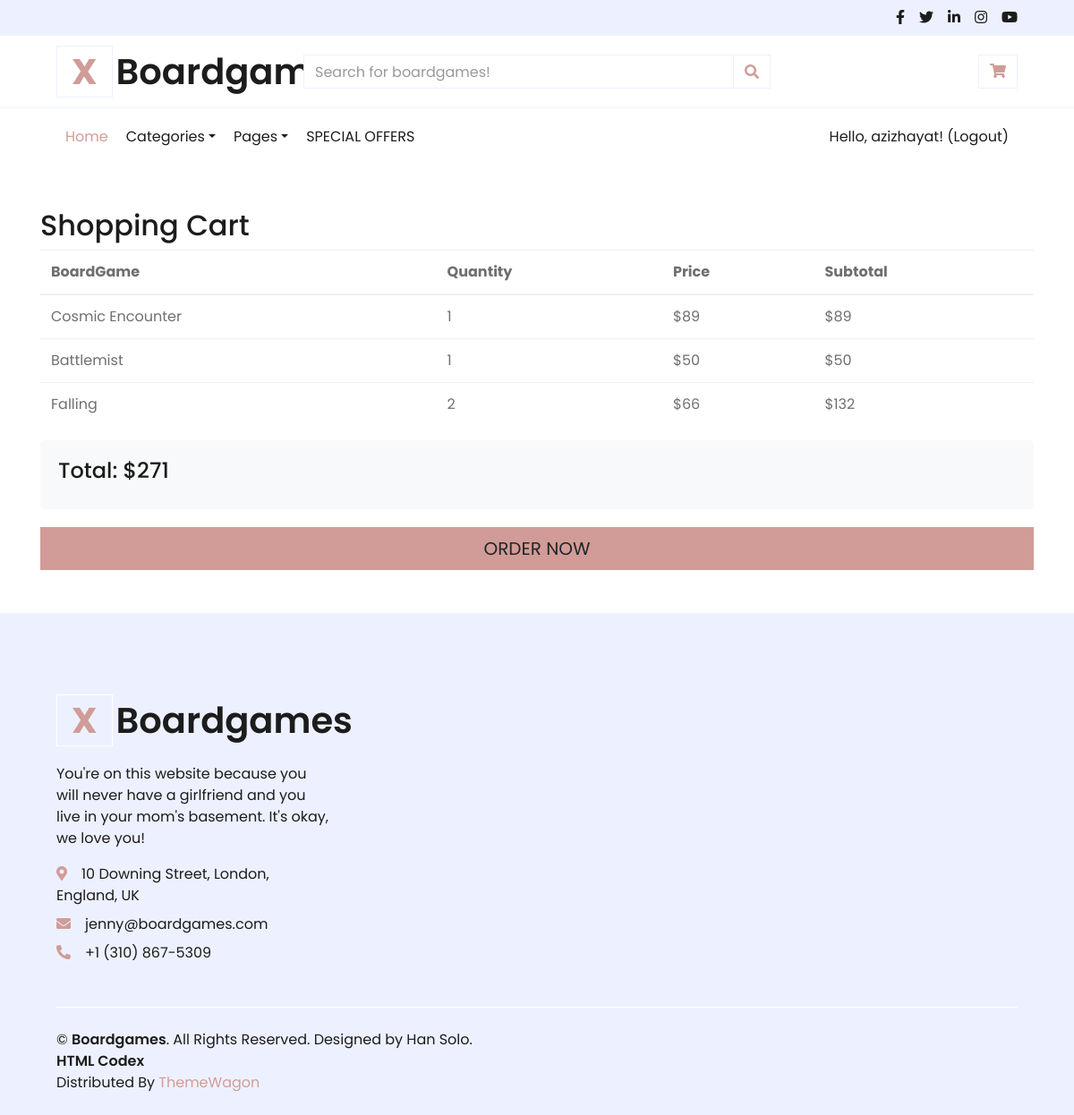
The page /cart_view/ (signed in) on the database as committed earlier.
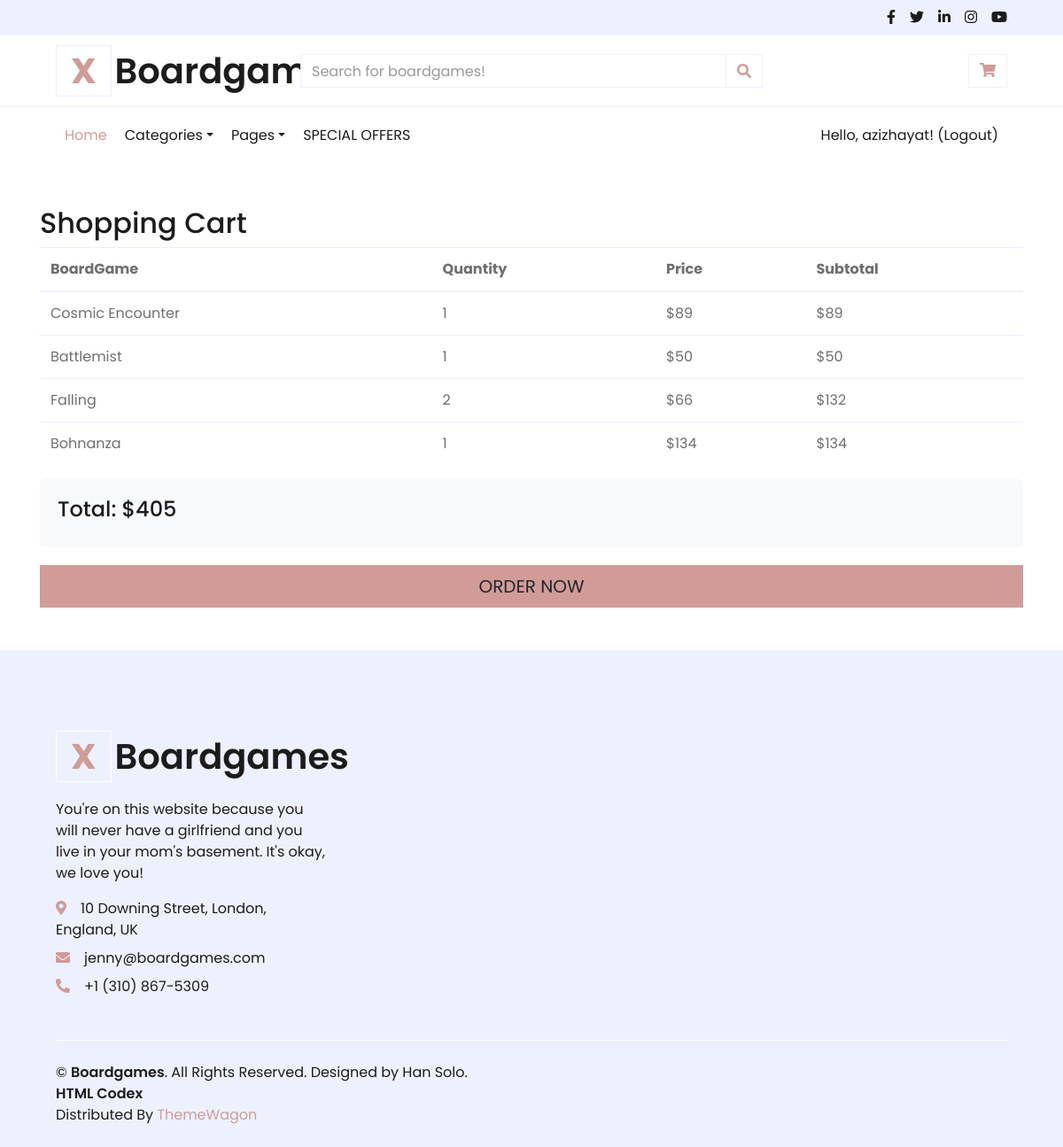
The same page on the database as committed later.
### boardgames/models.py (models this page shows, shortened)
class CartItem(models.Model):
    user = models.ForeignKey(User, on_delete=models.CASCADE)
    boardgame = models.ForeignKey(BoardGame, on_delete=models.CASCADE)
    quantity = models.IntegerField(default=1)
    date_added = models.DateTimeField(default=timezone.now)

class BoardGame(models.Model):
    bgg_id = models.IntegerField(unique=True)
    name = models.CharField(max_length=255)
    description = models.TextField()
    year_published = models.IntegerField()
    game_weight = models.FloatField()
    avg_rating = models.FloatField()
    bayes_avg_rating = models.FloatField()
    std_dev = models.FloatField()
    min_players = models.IntegerField()
    max_players = models.IntegerField()
    com_age_rec = models.FloatField(null=True, blank=True)
    language_ease = models.FloatField(null=True, blank=True)
    kickstarted = models.BooleanField()
    image_path = models.URLField(max_length=1024)
    rank_boardgame = models.IntegerField()
    rank_strategygames = models.IntegerField()
    rank_abstracts = models.IntegerField()
    rank_familygames = models.IntegerField()
    rank_thematic = models.IntegerField()
    rank_cgs = models.IntegerField()
    rank_wargames = models.IntegerField()
    rank_partygames = models.IntegerField()
    rank_childrensgames = models.IntegerField()
    cat_thematic = models.BooleanField()
    cat_strategy = models.BooleanField()
    cat_war = models.BooleanField()
    cat_family = models.BooleanField()
    cat_cgs = models.BooleanField()
    cat_abstract = models.BooleanField()
    cat_party = models.BooleanField()
    cat_childrens = models.BooleanField()
    price = models.FloatField()

### boardgames/views.py (the view)
# urls.py: path('cart_view/', views.cart_view, name='cart_view'),
def cart_view(request):
    user_cart = return_user_cart(request)
    if user_cart is not None:
        total_price = 0 #REPLACE WITH REAL VALUE LATER
        for item in user_cart:
            total_price += item.quantity * item.boardgame.price
        context = {
            'user_cart': user_cart,
            'total_price': total_price
        }
        return render(request, 'boardgames/cart.html', context)
    else:
        messages.warning(request, "There's nothing in your cart!")
        return redirect('index')

### boardgames/cart.py (called while the page is built)
def return_user_cart(request):
    user_cart = CartItem.objects.filter(user=request.user.id)
    return user_cart

### boardgames/templatetags/cart_filters.py (called while the page is built)
@register.filter(name='multiply')
def multiply(value, arg):
    return value * arg

### boardgames/templates/boardgames/cart.html (shortened to what this page needs)
{% extends 'boardgames/base.html' %}
{% load cart_filters %}
{% block content %}
<div class="container mt-3">
    <h2>Shopping Cart</h2>
    <table class="table">
        <thead>
            <tr>
                <th>BoardGame</th>
                <th>Quantity</th>
                <th>Price</th>
                <th>Subtotal</th>
            </tr>
        </thead>
        <tbody>
            {% for item in user_cart %}
            <tr>
                <td>{{ item.boardgame.name }}</td>
                <td>{{ item.quantity }}</td>
                <td>${{ item.boardgame.price|floatformat:0 }}</td>
                <td>${{ item.quantity|multiply:item.boardgame.price|floatformat:0 }}</td>
            </tr>
            {% endfor %}
        </tbody>
    </table>
    <div class="row">
        <div class="col-12">
            <div class="total-area" style="background-color: #f8f9fa; padding: 20px; margin-bottom: 20px; border-radius: 5px;">
                <h4>Total: ${{ total_price|floatformat:0 }}</h4>
            </div>
            <a href="{% url 'checkout' %}" class="btn btn-primary btn-lg btn-block">ORDER NOW</a>
        </div>
    </div>
</div>
{% endblock %}

Rows that differ between the two databases and show on the page:
added CartItem: boardgame.name "Bohnanza", quantity "1", boardgame.price "134", quantity|multiply "134"
Other text that changed with them:
{{ total_price|floatformat:0 }}: "271" → "405"
